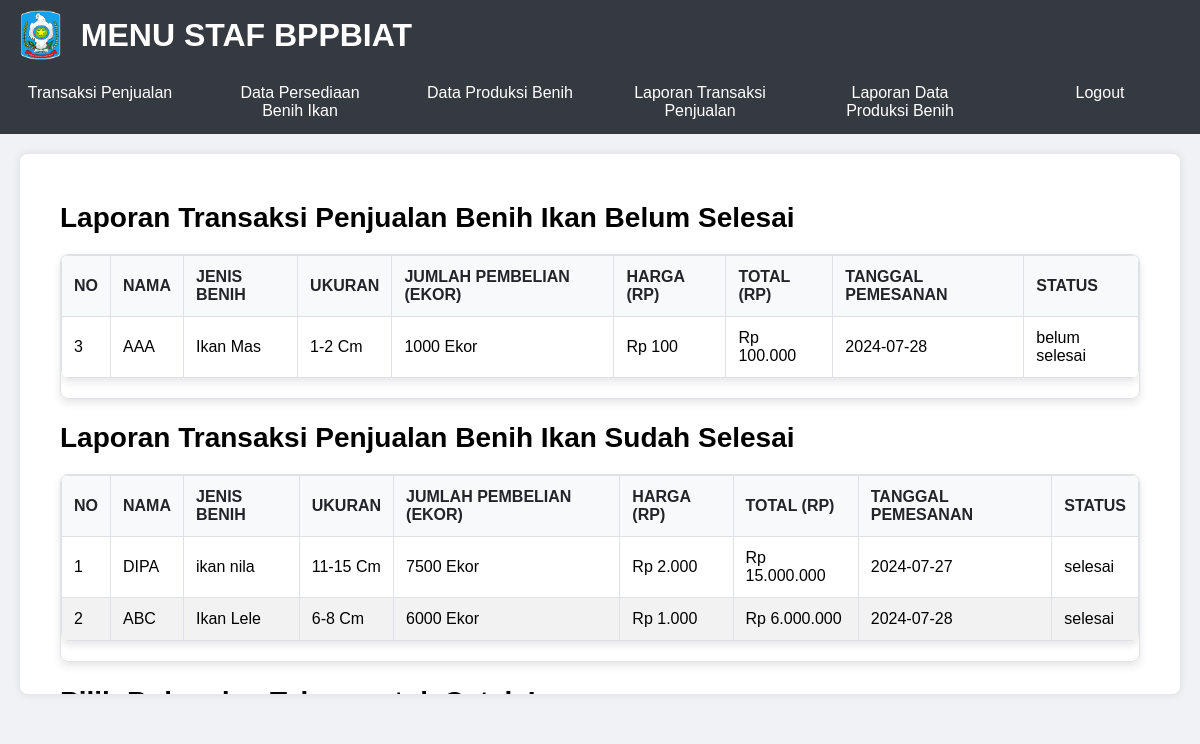
Page /admin_laporantr.php (signed in) on the committed database.
### tables this page shows
CREATE TABLE `transaksi_penjualan` (
  `no` int(11) NOT NULL,
  `nama` varchar(100) NOT NULL,
  `jenis_benih` varchar(100) NOT NULL,
  `ukuran` varchar(50) NOT NULL,
  `jumlah_dibeli` int(11) NOT NULL,
  `harga` decimal(10,2) NOT NULL,
  `total` decimal(10,2) NOT NULL,
  `tanggal_pemesanan` date NOT NULL,
  `status` enum('selesai','belum selesai') NOT NULL DEFAULT 'belum selesai'
);

### admin_laporantr.php (the view, shortened to what this page needs)
<?php include 'admin_header.php'; ?>
<div class="main scroll-container">
    <section id="laporan_transaksi" class="main-section active">
        <h2>Laporan Transaksi Penjualan Benih Ikan Belum Selesai</h2>
        <div class="scrollable-table">
            <table>
                <thead>
                    <tr>
                        <th>No</th>
                        <th>Nama</th>
                        <th>Jenis Benih</th>
                        <th>Ukuran</th>
                        <th>Jumlah Pembelian (Ekor)</th>
                        <th>Harga (Rp)</th>
                        <th>Total (Rp)</th>
                        <th>Tanggal Pemesanan</th>
                        <th>Status</th>
                    </tr>
                </thead>
                <tbody>
                <?php
                    $servername = "localhost";
                    $username = "root";
                    $password = "";
                    $dbname = "db_persediaan";
                    $conn = new mysqli($servername, $username, $password, $dbname);
                    $sql = "SELECT * FROM transaksi_penjualan WHERE status = 'belum selesai'";
                    $result = $conn->query($sql);
                    if ($result->num_rows > 0) {
                        while($row = $result->fetch_assoc()) {
                            echo "<tr>
                                <td>" . $row['no'] . "</td>
                                <td>" . $row['nama'] . "</td>
                                <td>" . $row['jenis_benih'] . "</td>
                                <td>" . $row['ukuran'] . " Cm</td>
                                <td>" . $row['jumlah_dibeli'] . " Ekor</td>
                                <td>Rp " . number_format($row['harga'], 0, ',', '.') . "</td>
                                <td>Rp " . number_format($row['total'], 0, ',', '.') . "</td>
                                <td>" . $row['tanggal_pemesanan'] . "</td>
                                <td>" . $row['status'] . "</td>
                            </tr>";
                        }
                    } else {
                        echo "<tr><td colspan='8'>Tidak ada data transaksi penjualan</td></tr>";
                    }
                    ?>
                </tbody>
            </table>
        </div>
            <h2>Laporan Transaksi Penjualan Benih Ikan Sudah Selesai</h2>
            <div class="scrollable-table">
            <table>
                <thead>
                    <tr>
                        <th>No</th>
                        <th>Nama</th>
                        <th>Jenis Benih</th>
                        <th>Ukuran</th>
                        <th>Jumlah Pembelian (Ekor)</th>
                        <th>Harga (Rp)</th>
                        <th>Total (Rp)</th>
                        <th>Tanggal Pemesanan</th>
                        <th>Status</th>
                    </tr>
                </thead>
                <tbody>
                <?php
                    $servername = "localhost";
                    $username = "root";
                    $password = "";
                    $dbname = "db_persediaan";
                    $conn = new mysqli($servername, $username, $password, $dbname);
                    $sql = "SELECT * FROM transaksi_penjualan WHERE status = 'selesai'";
                    $result = $conn->query($sql);
                    if ($result->num_rows > 0) {
                        while($row = $result->fetch_assoc()) {
                            echo "<tr>
                                <td>" . $row['no'] . "</td>
                                <td>" . $row['nama'] . "</td>
                                <td>" . $row['jenis_benih'] . "</td>
                                <td>" . $row['ukuran'] . " Cm</td>
                                <td>" . $row['jumlah_dibeli'] . " Ekor</td>
                                <td>Rp " . number_format($row['harga'], 0, ',', '.') . "</td>
                                <td>Rp " . number_format($row['total'], 0, ',', '.') . "</td>
                                <td>" . $row['tanggal_pemesanan'] . "</td>
                                <td>" . $row['status'] . "</td>
                            </tr>";
                        }
                    } else {
                        echo "<tr><td colspan='8'>Tidak ada data transaksi penjualan</td></tr>";
                    }
                    ?>
                </tbody>
            </table>
            </div>
            <h2>Pilih Bulan dan Tahun untuk Cetak Laporan</h2>
        </section>
</div>

### style_admin.css (style rules this page uses)
body { font-family: Arial, sans-serif; margin: 0; padding: 0; background-color: #f0f2f5; }
.main { padding: 20px; background-color: #fff; border-radius: 8px; box-shadow: 0 0 10px rgba(0, 0, 0, 0.1); margin: 20px; }
.main-section { display: none; }
.main-section.active { display: block; }
table { width: 100%; border-collapse: collapse; margin-bottom: 20px; border-radius: 8px; overflow: hidden; box-shadow: 0 4px 8px rgba(0, 0, 0, 0.1); }
th, td { border: 1px solid #dee2e6; padding: 12px; text-align: left; }
th { background-color: #f8f9fa; color: #212529; font-weight: bold; text-transform: uppercase; }
tr:nth-child(even) { background-color: #f2f2f2; }
.scroll-container { max-height: 500px; overflow-y: auto; }

### admin_laporantr.php (style rules this page uses)
body { font-family: Arial, sans-serif; margin: 0; padding: 0; background-color: #f0f2f5; }
.main { padding: 20px; background-color: #fff; border-radius: 8px; box-shadow: 0 0 10px rgba(0, 0, 0, 0.1); margin: 20px; }
.main-section { display: none; }
.main-section.active { display: block; }
.scrollable-table { max-height: 500px; overflow-y: auto; border: 1px solid #dee2e6; border-radius: 8px; box-shadow: 0 4px 8px rgba(0, 0, 0, 0.1); }
table { width: 100%; border-collapse: collapse; }
th, td { border: 1px solid #dee2e6; padding: 12px; text-align: left; }
th { background-color: #f8f9fa; color: #212529; font-weight: bold; text-transform: uppercase; }
tr:nth-child(even) { background-color: #f2f2f2; }
.scroll-container { max-height: 500px; overflow-y: auto; }
.main-section { padding: 5px 20px; text-align: left; animation: fadeIn 1s ease-in-out; }
.main-section h2 { font-size: 28px; margin-bottom: 20px; }

### rows in the picture
transaksi_penjualan: no "3", nama "AAA", jenis_benih "Ikan Mas", ukuran "1-2", jumlah_dibeli "1000", harga "100", total "100.000", tanggal_pemesanan "2024-07-28", status "belum selesai"
transaksi_penjualan: no "1", nama "DIPA", jenis_benih "ikan nila", ukuran "11-15", jumlah_dibeli "7500", harga "2.000", total "15.000.000", tanggal_pemesanan "2024-07-27", status "selesai"
transaksi_penjualan: no "2", nama "ABC", jenis_benih "Ikan Lele", ukuran "6-8", jumlah_dibeli "6000", harga "1.000", total "6.000.000", tanggal_pemesanan "2024-07-28", status "selesai"
